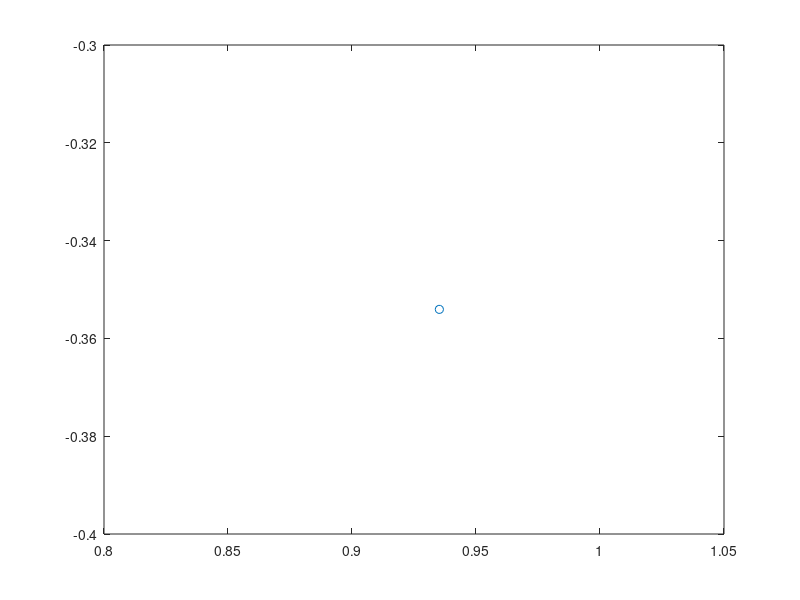

MATLAB code to generate this figure:
%% TRY TO RETRIEVE THE "IMAGE" TRANSFORM BY INVERSE FOURIER TRANSFORM

%% 1D SIGNAL
% f(x) = g(phi(x))
% f(x) = 1/nX * int_Y{G(Y) exp(i.Y.phi(x)) dY}
% F(X) = int_x{ 1/nX * int_Y{G(Y) exp(i[Y.phi(x)-X.x]) dY} dx} = int_Y{G(Y) P(X,Y) dY}
% with P(X,Y) = 1/nX * int_x{exp(i[Y.phi(x)-X.x]) dx}
% P(X,Y) = 1/nX * int_x{Z(x).^Y .* exp(-i.X.x) dx} = 1/nX * int_x{V(Y,x) .* exp(-i.X.x) dx}
% with Z(x) = exp(1i*phi(x)) 
% and V(Y,x) = Z(x).^Y is an Vandermonde matrix

nX = 100 ;
x = 0:nX-1 ;
d = 2*pi/(nX) ;
X = x ; 

g = exp(-(9*(x-nX/2)/nX).^2) ;
u = 1*nX*((18/100)*(1*(x/nX-.5)).^1 + 0/1000) ...
    ...1/100*nX*sin(2*pi*(x/nX-.5)*21) ...
    ;
phi = x + u ;
f = interp1([x-nX x x+nX],[g g g],phi,'cubic') ;

F = fft(f) ;
G = fft(g) ;
F = fftshift(F) ; G = fftshift(G) ; X = [X(X>=nX/2)-nX , X(X<nX/2)] ; % fftshift

V = exp(1i*d.*phi).^X(:) ;
fb = 1/nX * G*V ;
err_f = norm(fb-f)/norm(f)

E = exp(-1i*d*X.*x(:)) ;
P = 1/nX*V*E ;
Fa = (G*P) ;
err_F = norm(Fa-F)/norm(F)

clf ; plot(x,phi-x) ;
clf ; plot(x,f) ; plot(x,g) ; plot(x,real(fb),':') ;
%clf ; plot3(X,real(F),imag(F)) ; plot3(X,real(G),imag(G)) ; plot3(X,real(Fa),imag(Fa),':') ;
clf ; imagesc(real(P))
%%
Ga = 1/(nX*1+0) * (fft(g)) ; y = x ;
Ga = fftshift(Ga) ; y = X ;
z = zeros(nX-1,nX) ;
for mm=1:nX
    h = exp(1i*d*(mm-1)).^y ;
    p = Ga.*h ;
    p(y==0) = p(y==0)-f(mm) ;
    z(:,mm) = roots(flip(p)) ;
end

mm = 19 ; nX/2 ; clf ; axis equal ; plot3(real(z(:,mm)),imag(z(:,mm)),ones(nX-1,1).*x(mm)/nX,'.')
%clf ; axis equal ;
zt = exp(1i*d*phi) ;
plot(real(zt),imag(zt),'+')
plot(real(zt(mm)),imag(zt(mm)),'o')
plot(real(exp(1i*d*u(mm))),imag(exp(1i*d*u(mm))),'o')

